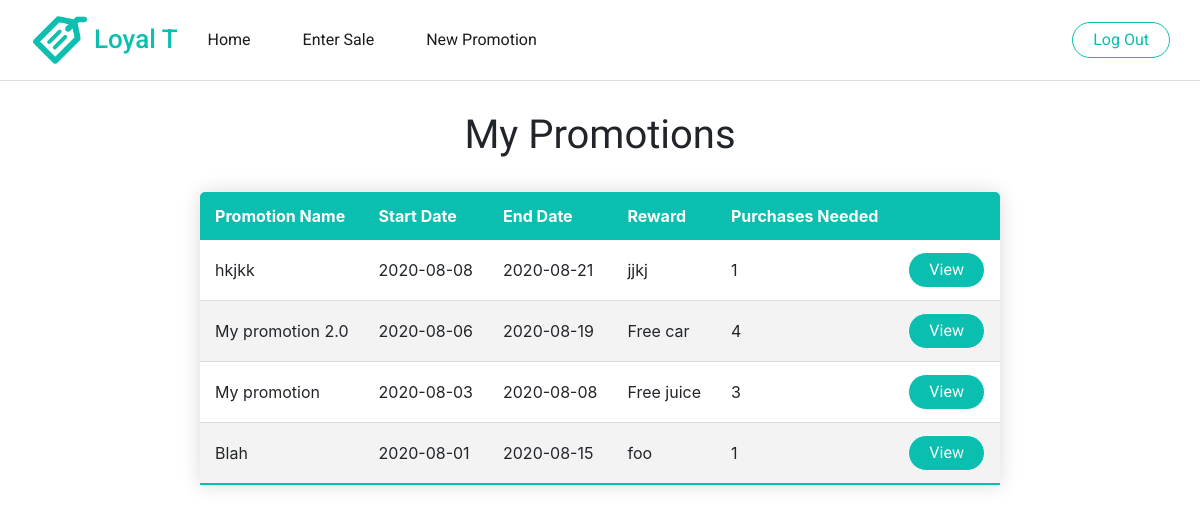
Page /homepage (signed in) on the committed database.
### tables this page shows
CREATE TABLE promotions (promotion_id INTEGER PRIMARY KEY AUTOINCREMENT NOT NULL, promotion_name TEXT NOT NULL, start_date DATETIME NOT NULL, end_date DATETIME NOT NULL, purchase_number INTEGER NOT NULL, reward TEXT NOT NULL, user_id INTEGER, FOREIGN KEY(user_id) REFERENCES users(id));

### application.py (the view)
@app.route("/homepage")
def homepage():
    if not session:
        return redirect(url_for('login'))
    else:
        promotion_list = db.execute("""SELECT promotion_name, start_date, end_date, purchase_number, reward FROM promotions WHERE user_id=:user_id
        ORDER BY start_date DESC""", user_id=session["user_id"])
        return render_template("homepage.html", promotion_list=promotion_list)

### templates/homepage.html (shortened to what this page needs)
{% extends "layout-inside.html" %}
{% block main %}
    {% if not promotion_list %}
        <div class="empty">
            <img src="/static/travolta-confused-still.jpg" alt="Travolta confused meme" class="travolta">
            <p class="empty-text">You don't have any promotions yet! Click on the "New Promotion" tab to get started!</p>
        </div>
    {% else %}
        <h1 class="my-promotions-head">My Promotions</h1>
        <div class="my-promotions">
            <table class="promotions-table">
                <thead>
                    <tr>
                        <th>Promotion Name</th>
                        <th>Start Date</th>
                        <th>End Date</th>
                        <th>Reward</th>
                        <th>Purchases Needed</th>
                        <th></th>
                    </tr>
                </thead>
                <tbody>
                    {% for item in promotion_list %}
                        <tr>
                            <form method="post" action="/view-more/<promo-name>">
                                <td>{{ item['promotion_name'] }}</td>
                                <td>{{ item['start_date'] }}</td>
                                <td>{{ item['end_date'] }}</td>
                                <td>{{ item['reward'] }}</td>
                                <td>{{ item['purchase_number'] }}</td>
                                <td><button type="submit" id="view-more-button">View</button></td>
                            </form>
                        </tr>
                    {% endfor %}
                </tbody>
            </table>
        </div>
    {% endif %}
{% endblock %}

### templates/layout-inside.html (shortened to what this page needs)
<!DOCTYPE html>
<html lang="en">
    <head>
        <link href="/static/styles.css" rel="stylesheet">
        <link rel="stylesheet" href="https://stackpath.bootstrapcdn.com/bootstrap/4.3.1/css/bootstrap.min.css"
>
    </head>
    <body>
        <header class="welcome-header">
            <div class="welcome-navbar">
                <div class="logo-container-home">
                    <a href="/homepage"><img class=logo-image src="/static/logo.png" alt="Logo"></a>
                    <h4 class="logo"><a class="logo-link" href="/homepage">Loyal T</a></h4>
                </div>
                <nav class="nav-div">
                    <div>
                        <ul class="nav-links">
                            <li><a class="nav-link" href="/homepage">Home</a></li>
                            <li><a class="nav-link" href="/enter-sale">Enter Sale</a></li>
                            <li><a class="nav-link" href="/new-promotion">New Promotion</a></li>
                        </ul>
                    </div>
                </nav>
                <ul class="log-out">
                    <form action="/">
                        <button class="log-out-button" type="submit">Log Out</button>
                    </form>
                </ul>
            </div>
        </header>
        <main>
            {% block main %}{% endblock %}
        </main>
    </body>
</html>

### static/styles.css (style rules this page uses)
* { margin: 0px; padding: 0px; }
.welcome-navbar { display: flex; width: 95%; margin: auto; height: 10vh; align-items: center; }
.welcome-header { border-bottom-style: solid; border-bottom-color: #dddddd; border-bottom-width: 1px; }
.logo-container, .nav-links, .logo-container-home { display: flex; list-style: none; margin-bottom: 0; }
.logo { font-weight: 500; margin: 4px; font-family: 'Roboto', sans-serif; font-size: 26px; align-self: center; }
.logo-image { vertical-align: middle; width:60px; height:60px; }
.logo-link { text-decoration: none; color: #0abfaf; }
.nav-link { margin: 10px; color: #1c1a1a; text-decoration: none; font-family: 'Roboto', sans-serif; }
.nav-div { flex:1; }
.log-out { margin:auto; list-style-type: none; }
::placeholder { color: #6e6d6d; }
.log-out-button { outline: none; font-family: 'Roboto', sans-serif; font-weight: 400; background: white; color: #0abfaf; border: 0.5px solid #0abfaf; border-radius: 18px; padding: 5px 20px; }
.my-promotions, .my-customers { display: flex; justify-content: center; align-items: center; }
.promotions-table, .customers-table { border-collapse: collapse; margin: 25px 0; border-radius: 5px 5px 0 0; overflow: hidden; box-shadow: 0 0 20px rgba(0,0,0,0.15); }
.promotions-table thead tr, .customers-table thead tr { background-color: #0abfaf; color: #ffffff; text-align: left; }
.promotions-table th, .promotions-table td, .customers-table th, .customers-table td { padding: 12px 15px; }
.promotions-table tbody tr, .customers-table tbody tr { border-bottom: 1px solid #dddddd; text-align: left; }
.promotions-table tbody tr:nth-of-type(even), .customers-table tbody tr:nth-of-type(even) { background-color: #f3f3f3; }
.promotions-table tbody tr:last-of-type, .customers-table tbody tr:last-of-type { border-bottom: 2px solid #0abfaf; }
.my-promotions-head, .add-customer-title { text-align: center; font-family: 'Raleway', sans-serif; font-weight: 200; padding-top:30px; }
#view-more-button { outline: none; font-family: 'Roboto', sans-serif; font-weight: 400; background: #0abfaf; color: white; border: 0.5px solid; border-radius: 18px; padding: 5px 20px; }

### rows in the picture
promotions: promotion_name "hkjkk", start_date "2020-08-08", end_date "2020-08-21", reward "jjkj", purchase_number "1"
promotions: promotion_name "My promotion 2.0", start_date "2020-08-06", end_date "2020-08-19", reward "Free car", purchase_number "4"
promotions: promotion_name "My promotion", start_date "2020-08-03", end_date "2020-08-08", reward "Free juice", purchase_number "3"
promotions: promotion_name "Blah", start_date "2020-08-01", end_date "2020-08-15", reward "foo", purchase_number "1"
